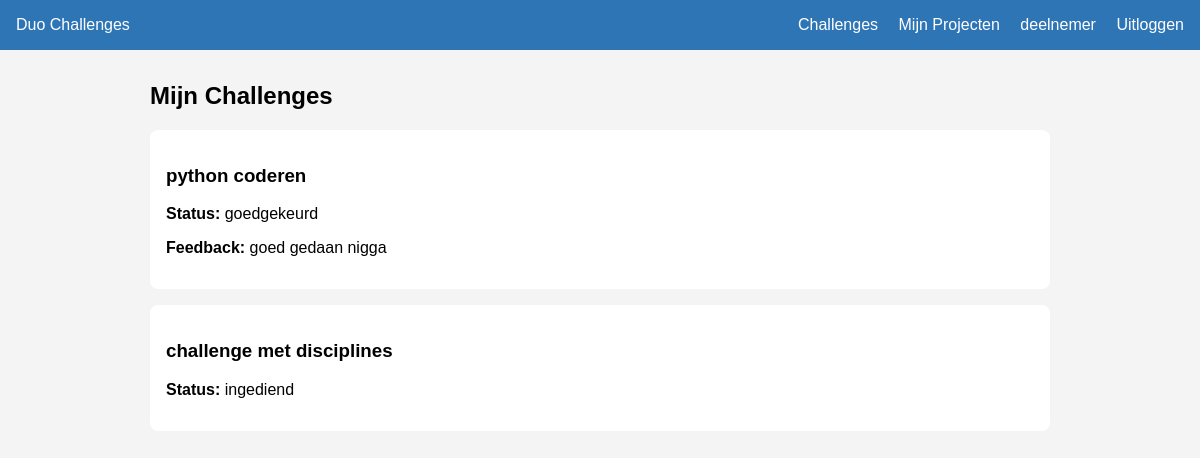
/mijn-challenges/ (signed in), run on an earlier commit of the app's database.
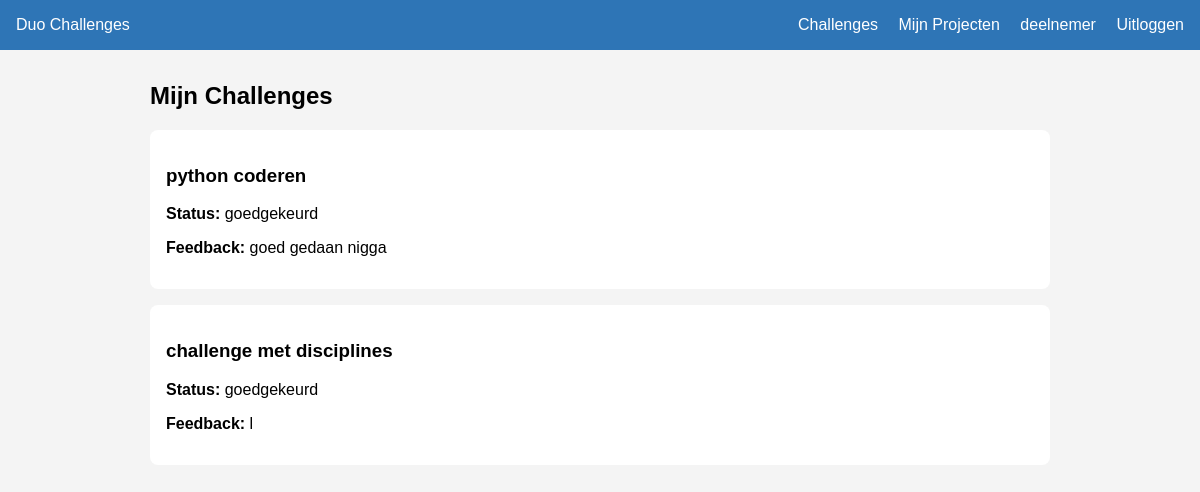
And on a later commit of the database.
### challenges/models.py (models this page shows, shortened)
class ChallengeDeelname(models.Model):
    STATUS_KEUZES = [
        ('bezig', 'Bezig'),
        ('ingediend', 'Ingediend'),
        ('goedgekeurd', 'Goedgekeurd'),
        ('afgekeurd', 'Afgekeurd'),
    ]
    challenge = models.ForeignKey(
        Challenge,
        on_delete=models.CASCADE
    )
    deelnemer = models.ForeignKey(
        User,
        on_delete=models.CASCADE
    )
    status = models.CharField(
        max_length=20,
        choices=STATUS_KEUZES,
        default='bezig'
    )
    feedback = models.TextField(blank=True, null=True)
    ingediend_op = models.DateTimeField(null=True, blank=True)

class Challenge(models.Model):
    titel = models.CharField(max_length=200)
    omschrijving = models.TextField()
    discipline_een = models.ForeignKey(
        Discipline,
        on_delete=models.CASCADE,
        related_name='challenges_een'
    )
    discipline_twee = models.ForeignKey(
        Discipline,
        on_delete=models.CASCADE,
        related_name='challenges_twee'
    )
    aangemaakt_door = models.ForeignKey(
        User,
        on_delete=models.SET_NULL,
        null=True
    )
    aangemaakt_op = models.DateTimeField(auto_now_add=True)

### challenges/views.py (the view)
# urls.py: path('mijn-challenges/', views.mijn_challenges, name='mijn_challenges'),
@login_required(login_url='login')
def mijn_challenges(request):
    deelnames = ChallengeDeelname.objects.filter(deelnemer=request.user)
    return render(request, 'mijn_challenges.html', {'deelnames': deelnames})

### challenges/templates/mijn_challenges.html (shortened to what this page needs)
{% extends 'base.html' %}
{% block content %}
    <h2>Mijn Challenges</h2>
    {% for deelname in deelnames %}
        <div style="background: white; padding: 1rem; margin-bottom: 1rem; border-radius: 8px;">
            <h3>{{ deelname.challenge.titel }}</h3>
            <p><strong>Status:</strong> {{ deelname.status }}</p>
            {% if deelname.feedback %}
                <p><strong>Feedback:</strong> {{ deelname.feedback }}</p>
            {% endif %}
        </div>
    {% empty %}
        <p>Je doet nog niet mee aan een challenge.</p>
    {% endfor %}
{% endblock %}

What changed in the data, as far as the page shows it:
changed ChallengeDeelname "challenge met disciplines": status "ingediend" → "goedgekeurd"; feedback (not shown) → "l"
